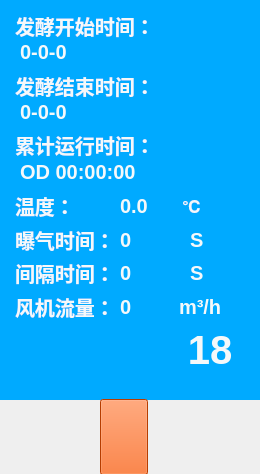
<?xml version="1.0" encoding="UTF-8"?>
<ui version="4.0">
 <class>FFTank</class>
 <widget class="QWidget" name="FFTank">
  <property name="geometry">
   <rect>
    <x>0</x>
    <y>0</y>
    <width>260</width>
    <height>474</height>
   </rect>
  </property>
  <property name="windowTitle">
   <string>Form</string>
  </property>
  <property name="autoFillBackground">
   <bool>true</bool>
  </property>
  <widget class="QFrame" name="tankFrame">
   <property name="enabled">
    <bool>true</bool>
   </property>
   <property name="geometry">
    <rect>
     <x>0</x>
     <y>0</y>
     <width>260</width>
     <height>400</height>
    </rect>
   </property>
   <property name="minimumSize">
    <size>
     <width>0</width>
     <height>0</height>
    </size>
   </property>
   <property name="palette">
    <palette>
     <active>
      <colorrole role="WindowText">
       <brush brushstyle="SolidPattern">
        <color alpha="255">
         <red>0</red>
         <green>0</green>
         <blue>0</blue>
        </color>
       </brush>
      </colorrole>
      <colorrole role="Button">
       <brush brushstyle="SolidPattern">
        <color alpha="255">
         <red>0</red>
         <green>170</green>
         <blue>255</blue>
        </color>
       </brush>
      </colorrole>
      <colorrole role="Light">
       <brush brushstyle="SolidPattern">
        <color alpha="255">
         <red>127</red>
         <green>213</green>
         <blue>255</blue>
        </color>
       </brush>
      </colorrole>
      <colorrole role="Midlight">
       <brush brushstyle="SolidPattern">
        <color alpha="255">
         <red>63</red>
         <green>191</green>
         <blue>255</blue>
        </color>
       </brush>
      </colorrole>
      <colorrole role="Dark">
       <brush brushstyle="SolidPattern">
        <color alpha="255">
         <red>0</red>
         <green>85</green>
         <blue>127</blue>
        </color>
       </brush>
      </colorrole>
      <colorrole role="Mid">
       <brush brushstyle="SolidPattern">
        <color alpha="255">
         <red>0</red>
         <green>113</green>
         <blue>170</blue>
        </color>
       </brush>
      </colorrole>
      <colorrole role="Text">
       <brush brushstyle="SolidPattern">
        <color alpha="255">
         <red>0</red>
         <green>0</green>
         <blue>0</blue>
        </color>
       </brush>
      </colorrole>
      <colorrole role="BrightText">
       <brush brushstyle="SolidPattern">
        <color alpha="255">
         <red>255</red>
         <green>255</green>
         <blue>255</blue>
        </color>
       </brush>
      </colorrole>
      <colorrole role="ButtonText">
       <brush brushstyle="SolidPattern">
        <color alpha="255">
         <red>0</red>
         <green>0</green>
         <blue>0</blue>
        </color>
       </brush>
      </colorrole>
      <colorrole role="Base">
       <brush brushstyle="SolidPattern">
        <color alpha="255">
         <red>255</red>
         <green>255</green>
         <blue>255</blue>
        </color>
       </brush>
      </colorrole>
      <colorrole role="Window">
       <brush brushstyle="SolidPattern">
        <color alpha="255">
         <red>0</red>
         <green>170</green>
         <blue>255</blue>
        </color>
       </brush>
      </colorrole>
      <colorrole role="Shadow">
       <brush brushstyle="SolidPattern">
        <color alpha="255">
         <red>0</red>
         <green>0</green>
         <blue>0</blue>
        </color>
       </brush>
      </colorrole>
      <colorrole role="AlternateBase">
       <brush brushstyle="SolidPattern">
        <color alpha="255">
         <red>127</red>
         <green>212</green>
         <blue>255</blue>
        </color>
       </brush>
      </colorrole>
      <colorrole role="ToolTipBase">
       <brush brushstyle="SolidPattern">
        <color alpha="255">
         <red>255</red>
         <green>255</green>
         <blue>220</blue>
        </color>
       </brush>
      </colorrole>
      <colorrole role="ToolTipText">
       <brush brushstyle="SolidPattern">
        <color alpha="255">
         <red>0</red>
         <green>0</green>
         <blue>0</blue>
        </color>
       </brush>
      </colorrole>
     </active>
     <inactive>
      <colorrole role="WindowText">
       <brush brushstyle="SolidPattern">
        <color alpha="255">
         <red>0</red>
         <green>0</green>
         <blue>0</blue>
        </color>
       </brush>
      </colorrole>
      <colorrole role="Button">
       <brush brushstyle="SolidPattern">
        <color alpha="255">
         <red>0</red>
         <green>170</green>
         <blue>255</blue>
        </color>
       </brush>
      </colorrole>
      <colorrole role="Light">
       <brush brushstyle="SolidPattern">
        <color alpha="255">
         <red>127</red>
         <green>213</green>
         <blue>255</blue>
        </color>
       </brush>
      </colorrole>
      <colorrole role="Midlight">
       <brush brushstyle="SolidPattern">
        <color alpha="255">
         <red>63</red>
         <green>191</green>
         <blue>255</blue>
        </color>
       </brush>
      </colorrole>
      <colorrole role="Dark">
       <brush brushstyle="SolidPattern">
        <color alpha="255">
         <red>0</red>
         <green>85</green>
         <blue>127</blue>
        </color>
       </brush>
      </colorrole>
      <colorrole role="Mid">
       <brush brushstyle="SolidPattern">
        <color alpha="255">
         <red>0</red>
         <green>113</green>
         <blue>170</blue>
        </color>
       </brush>
      </colorrole>
      <colorrole role="Text">
       <brush brushstyle="SolidPattern">
        <color alpha="255">
         <red>0</red>
         <green>0</green>
         <blue>0</blue>
        </color>
       </brush>
      </colorrole>
      <colorrole role="BrightText">
       <brush brushstyle="SolidPattern">
        <color alpha="255">
         <red>255</red>
         <green>255</green>
         <blue>255</blue>
        </color>
       </brush>
      </colorrole>
      <colorrole role="ButtonText">
       <brush brushstyle="SolidPattern">
        <color alpha="255">
         <red>0</red>
         <green>0</green>
         <blue>0</blue>
        </color>
       </brush>
      </colorrole>
      <colorrole role="Base">
       <brush brushstyle="SolidPattern">
        <color alpha="255">
         <red>255</red>
         <green>255</green>
         <blue>255</blue>
        </color>
       </brush>
      </colorrole>
      <colorrole role="Window">
       <brush brushstyle="SolidPattern">
        <color alpha="255">
         <red>0</red>
         <green>170</green>
         <blue>255</blue>
        </color>
       </brush>
      </colorrole>
      <colorrole role="Shadow">
       <brush brushstyle="SolidPattern">
        <color alpha="255">
         <red>0</red>
         <green>0</green>
         <blue>0</blue>
        </color>
       </brush>
      </colorrole>
      <colorrole role="AlternateBase">
       <brush brushstyle="SolidPattern">
        <color alpha="255">
         <red>127</red>
         <green>212</green>
         <blue>255</blue>
        </color>
       </brush>
      </colorrole>
      <colorrole role="ToolTipBase">
       <brush brushstyle="SolidPattern">
        <color alpha="255">
         <red>255</red>
         <green>255</green>
         <blue>220</blue>
        </color>
       </brush>
      </colorrole>
      <colorrole role="ToolTipText">
       <brush brushstyle="SolidPattern">
        <color alpha="255">
         <red>0</red>
         <green>0</green>
         <blue>0</blue>
        </color>
       </brush>
      </colorrole>
     </inactive>
     <disabled>
      <colorrole role="WindowText">
       <brush brushstyle="SolidPattern">
        <color alpha="255">
         <red>0</red>
         <green>85</green>
         <blue>127</blue>
        </color>
       </brush>
      </colorrole>
      <colorrole role="Button">
       <brush brushstyle="SolidPattern">
        <color alpha="255">
         <red>0</red>
         <green>170</green>
         <blue>255</blue>
        </color>
       </brush>
      </colorrole>
      <colorrole role="Light">
       <brush brushstyle="SolidPattern">
        <color alpha="255">
         <red>127</red>
         <green>213</green>
         <blue>255</blue>
        </color>
       </brush>
      </colorrole>
      <colorrole role="Midlight">
       <brush brushstyle="SolidPattern">
        <color alpha="255">
         <red>63</red>
         <green>191</green>
         <blue>255</blue>
        </color>
       </brush>
      </colorrole>
      <colorrole role="Dark">
       <brush brushstyle="SolidPattern">
        <color alpha="255">
         <red>0</red>
         <green>85</green>
         <blue>127</blue>
        </color>
       </brush>
      </colorrole>
      <colorrole role="Mid">
       <brush brushstyle="SolidPattern">
        <color alpha="255">
         <red>0</red>
         <green>113</green>
         <blue>170</blue>
        </color>
       </brush>
      </colorrole>
      <colorrole role="Text">
       <brush brushstyle="SolidPattern">
        <color alpha="255">
         <red>0</red>
         <green>85</green>
         <blue>127</blue>
        </color>
       </brush>
      </colorrole>
      <colorrole role="BrightText">
       <brush brushstyle="SolidPattern">
        <color alpha="255">
         <red>255</red>
         <green>255</green>
         <blue>255</blue>
        </color>
       </brush>
      </colorrole>
      <colorrole role="ButtonText">
       <brush brushstyle="SolidPattern">
        <color alpha="255">
         <red>0</red>
         <green>85</green>
         <blue>127</blue>
        </color>
       </brush>
      </colorrole>
      <colorrole role="Base">
       <brush brushstyle="SolidPattern">
        <color alpha="255">
         <red>0</red>
         <green>170</green>
         <blue>255</blue>
        </color>
       </brush>
      </colorrole>
      <colorrole role="Window">
       <brush brushstyle="SolidPattern">
        <color alpha="255">
         <red>0</red>
         <green>170</green>
         <blue>255</blue>
        </color>
       </brush>
      </colorrole>
      <colorrole role="Shadow">
       <brush brushstyle="SolidPattern">
        <color alpha="255">
         <red>0</red>
         <green>0</green>
         <blue>0</blue>
        </color>
       </brush>
      </colorrole>
      <colorrole role="AlternateBase">
       <brush brushstyle="SolidPattern">
        <color alpha="255">
         <red>0</red>
         <green>170</green>
         <blue>255</blue>
        </color>
       </brush>
      </colorrole>
      <colorrole role="ToolTipBase">
       <brush brushstyle="SolidPattern">
        <color alpha="255">
         <red>255</red>
         <green>255</green>
         <blue>220</blue>
        </color>
       </brush>
      </colorrole>
      <colorrole role="ToolTipText">
       <brush brushstyle="SolidPattern">
        <color alpha="255">
         <red>0</red>
         <green>0</green>
         <blue>0</blue>
        </color>
       </brush>
      </colorrole>
     </disabled>
    </palette>
   </property>
   <property name="font">
    <font>
     <weight>50</weight>
     <bold>false</bold>
    </font>
   </property>
   <property name="autoFillBackground">
    <bool>true</bool>
   </property>
   <property name="frameShape">
    <enum>QFrame::NoFrame</enum>
   </property>
   <property name="frameShadow">
    <enum>QFrame::Raised</enum>
   </property>
   <widget class="QLabel" name="startTimeLabel">
    <property name="geometry">
     <rect>
      <x>15</x>
      <y>10</y>
      <width>200</width>
      <height>32</height>
     </rect>
    </property>
    <property name="font">
     <font>
      <family>Verdana</family>
      <pointsize>15</pointsize>
      <weight>75</weight>
      <bold>true</bold>
      <kerning>true</kerning>
     </font>
    </property>
    <property name="styleSheet">
     <string notr="true">background-color: transparent;
color: rgba(250, 250, 250, 250);</string>
    </property>
    <property name="text">
     <string>发酵开始时间：</string>
    </property>
   </widget>
   <widget class="QLabel" name="endTimeLabel">
    <property name="geometry">
     <rect>
      <x>15</x>
      <y>70</y>
      <width>200</width>
      <height>32</height>
     </rect>
    </property>
    <property name="font">
     <font>
      <family>Verdana</family>
      <pointsize>15</pointsize>
      <weight>75</weight>
      <bold>true</bold>
     </font>
    </property>
    <property name="styleSheet">
     <string notr="true">background-color: transparent;
color: rgba(250, 250, 250, 250);</string>
    </property>
    <property name="text">
     <string>发酵结束时间：</string>
    </property>
   </widget>
   <widget class="QLabel" name="totalTimeLabel">
    <property name="geometry">
     <rect>
      <x>15</x>
      <y>129</y>
      <width>200</width>
      <height>32</height>
     </rect>
    </property>
    <property name="font">
     <font>
      <family>Verdana</family>
      <pointsize>15</pointsize>
      <weight>75</weight>
      <bold>true</bold>
     </font>
    </property>
    <property name="styleSheet">
     <string notr="true">background-color: transparent;
color: rgba(250, 250, 250, 250);</string>
    </property>
    <property name="text">
     <string>累计运行时间：</string>
    </property>
   </widget>
   <widget class="QLabel" name="startTimeValueLabel">
    <property name="geometry">
     <rect>
      <x>20</x>
      <y>40</y>
      <width>200</width>
      <height>32</height>
     </rect>
    </property>
    <property name="font">
     <font>
      <pointsize>15</pointsize>
      <weight>75</weight>
      <bold>true</bold>
     </font>
    </property>
    <property name="styleSheet">
     <string notr="true">background-color: transparent;
color: rgba(250, 250, 250, 250);</string>
    </property>
    <property name="text">
     <string>0-0-0</string>
    </property>
    <property name="alignment">
     <set>Qt::AlignLeading|Qt::AlignLeft|Qt::AlignTop</set>
    </property>
   </widget>
   <widget class="QLabel" name="endTimeValueLabel">
    <property name="geometry">
     <rect>
      <x>20</x>
      <y>100</y>
      <width>200</width>
      <height>32</height>
     </rect>
    </property>
    <property name="font">
     <font>
      <pointsize>15</pointsize>
      <weight>75</weight>
      <bold>true</bold>
     </font>
    </property>
    <property name="styleSheet">
     <string notr="true">background-color: transparent;
color: rgba(250, 250, 250, 250);</string>
    </property>
    <property name="text">
     <string>0-0-0</string>
    </property>
    <property name="alignment">
     <set>Qt::AlignLeading|Qt::AlignLeft|Qt::AlignTop</set>
    </property>
   </widget>
   <widget class="QLabel" name="totalTimeValueLabel">
    <property name="geometry">
     <rect>
      <x>20</x>
      <y>160</y>
      <width>200</width>
      <height>32</height>
     </rect>
    </property>
    <property name="font">
     <font>
      <pointsize>15</pointsize>
      <weight>75</weight>
      <bold>true</bold>
     </font>
    </property>
    <property name="styleSheet">
     <string notr="true">background-color: transparent;
color: rgba(250, 250, 250, 250);</string>
    </property>
    <property name="text">
     <string>OD 00:00:00</string>
    </property>
    <property name="alignment">
     <set>Qt::AlignLeading|Qt::AlignLeft|Qt::AlignTop</set>
    </property>
   </widget>
   <widget class="QLabel" name="weightTempture">
    <property name="geometry">
     <rect>
      <x>15</x>
      <y>190</y>
      <width>100</width>
      <height>32</height>
     </rect>
    </property>
    <property name="font">
     <font>
      <family>Verdana</family>
      <pointsize>15</pointsize>
      <weight>75</weight>
      <bold>true</bold>
     </font>
    </property>
    <property name="styleSheet">
     <string notr="true">background-color: transparent;
color: rgba(250, 250, 250, 250);</string>
    </property>
    <property name="text">
     <string>温度：</string>
    </property>
   </widget>
   <widget class="QLabel" name="wtValueLabel">
    <property name="geometry">
     <rect>
      <x>120</x>
      <y>190</y>
      <width>60</width>
      <height>32</height>
     </rect>
    </property>
    <property name="font">
     <font>
      <pointsize>15</pointsize>
      <weight>75</weight>
      <bold>true</bold>
     </font>
    </property>
    <property name="styleSheet">
     <string notr="true">background-color: transparent;
color: rgba(250, 250, 250, 250);</string>
    </property>
    <property name="text">
     <string>0.0</string>
    </property>
   </widget>
   <widget class="QLabel" name="wtValueLabel_1">
    <property name="geometry">
     <rect>
      <x>182</x>
      <y>190</y>
      <width>32</width>
      <height>32</height>
     </rect>
    </property>
    <property name="font">
     <font>
      <pointsize>13</pointsize>
      <weight>75</weight>
      <bold>true</bold>
     </font>
    </property>
    <property name="styleSheet">
     <string notr="true">background-color: transparent;
color: rgba(250, 250, 250, 250);</string>
    </property>
    <property name="text">
     <string>℃</string>
    </property>
   </widget>
   <widget class="QLabel" name="tankIndexLabel">
    <property name="geometry">
     <rect>
      <x>180</x>
      <y>320</y>
      <width>60</width>
      <height>60</height>
     </rect>
    </property>
    <property name="font">
     <font>
      <pointsize>30</pointsize>
      <weight>75</weight>
      <bold>true</bold>
     </font>
    </property>
    <property name="styleSheet">
     <string notr="true">background-color: transparent;
color: rgba(250, 250, 250, 250);</string>
    </property>
    <property name="text">
     <string>18</string>
    </property>
    <property name="alignment">
     <set>Qt::AlignCenter</set>
    </property>
   </widget>
   <widget class="QLabel" name="SpaceTimeLabel">
    <property name="geometry">
     <rect>
      <x>15</x>
      <y>257</y>
      <width>100</width>
      <height>32</height>
     </rect>
    </property>
    <property name="font">
     <font>
      <family>Verdana</family>
      <pointsize>15</pointsize>
      <weight>75</weight>
      <bold>true</bold>
     </font>
    </property>
    <property name="styleSheet">
     <string notr="true">background-color: transparent;
color: rgba(250, 250, 250, 250);</string>
    </property>
    <property name="text">
     <string>间隔时间：</string>
    </property>
   </widget>
   <widget class="QLabel" name="wtValueLabel_4">
    <property name="geometry">
     <rect>
      <x>190</x>
      <y>257</y>
      <width>30</width>
      <height>32</height>
     </rect>
    </property>
    <property name="font">
     <font>
      <pointsize>15</pointsize>
      <weight>75</weight>
      <bold>true</bold>
     </font>
    </property>
    <property name="styleSheet">
     <string notr="true">background-color: transparent;
color: rgba(250, 250, 250, 250);</string>
    </property>
    <property name="text">
     <string>S</string>
    </property>
   </widget>
   <widget class="QLabel" name="spacTimeValueLabel">
    <property name="geometry">
     <rect>
      <x>120</x>
      <y>257</y>
      <width>60</width>
      <height>32</height>
     </rect>
    </property>
    <property name="font">
     <font>
      <pointsize>15</pointsize>
      <weight>75</weight>
      <bold>true</bold>
     </font>
    </property>
    <property name="styleSheet">
     <string notr="true">background-color: transparent;
color: rgba(250, 250, 250, 250);</string>
    </property>
    <property name="text">
     <string>0</string>
    </property>
   </widget>
   <widget class="QLabel" name="runTimeValueLabel">
    <property name="geometry">
     <rect>
      <x>120</x>
      <y>224</y>
      <width>60</width>
      <height>32</height>
     </rect>
    </property>
    <property name="font">
     <font>
      <pointsize>15</pointsize>
      <weight>75</weight>
      <bold>true</bold>
     </font>
    </property>
    <property name="styleSheet">
     <string notr="true">background-color: transparent;
color: rgba(250, 250, 250, 250);</string>
    </property>
    <property name="text">
     <string>0</string>
    </property>
   </widget>
   <widget class="QLabel" name="runTimeLabel">
    <property name="geometry">
     <rect>
      <x>15</x>
      <y>224</y>
      <width>100</width>
      <height>32</height>
     </rect>
    </property>
    <property name="font">
     <font>
      <family>Verdana</family>
      <pointsize>15</pointsize>
      <weight>75</weight>
      <bold>true</bold>
     </font>
    </property>
    <property name="styleSheet">
     <string notr="true">background-color: transparent;
color: rgba(250, 250, 250, 250);</string>
    </property>
    <property name="text">
     <string>曝气时间：</string>
    </property>
   </widget>
   <widget class="QLabel" name="wtValueLabel_5">
    <property name="geometry">
     <rect>
      <x>190</x>
      <y>224</y>
      <width>32</width>
      <height>32</height>
     </rect>
    </property>
    <property name="font">
     <font>
      <pointsize>15</pointsize>
      <weight>75</weight>
      <bold>true</bold>
     </font>
    </property>
    <property name="styleSheet">
     <string notr="true">background-color: transparent;
color: rgba(250, 250, 250, 250);</string>
    </property>
    <property name="text">
     <string>S</string>
    </property>
   </widget>
  </widget>
  <widget class="QPushButton" name="fanButton">
   <property name="geometry">
    <rect>
     <x>100</x>
     <y>399</y>
     <width>48</width>
     <height>76</height>
    </rect>
   </property>
   <property name="sizePolicy">
    <sizepolicy hsizetype="Expanding" vsizetype="Expanding">
     <horstretch>0</horstretch>
     <verstretch>0</verstretch>
    </sizepolicy>
   </property>
   <property name="minimumSize">
    <size>
     <width>0</width>
     <height>0</height>
    </size>
   </property>
   <property name="palette">
    <palette>
     <active>
      <colorrole role="WindowText">
       <brush brushstyle="SolidPattern">
        <color alpha="255">
         <red>0</red>
         <green>0</green>
         <blue>0</blue>
        </color>
       </brush>
      </colorrole>
      <colorrole role="Button">
       <brush brushstyle="SolidPattern">
        <color alpha="255">
         <red>255</red>
         <green>85</green>
         <blue>0</blue>
        </color>
       </brush>
      </colorrole>
      <colorrole role="Light">
       <brush brushstyle="SolidPattern">
        <color alpha="255">
         <red>255</red>
         <green>170</green>
         <blue>127</blue>
        </color>
       </brush>
      </colorrole>
      <colorrole role="Midlight">
       <brush brushstyle="SolidPattern">
        <color alpha="255">
         <red>255</red>
         <green>127</green>
         <blue>63</blue>
        </color>
       </brush>
      </colorrole>
      <colorrole role="Dark">
       <brush brushstyle="SolidPattern">
        <color alpha="255">
         <red>127</red>
         <green>42</green>
         <blue>0</blue>
        </color>
       </brush>
      </colorrole>
      <colorrole role="Mid">
       <brush brushstyle="SolidPattern">
        <color alpha="255">
         <red>170</red>
         <green>56</green>
         <blue>0</blue>
        </color>
       </brush>
      </colorrole>
      <colorrole role="Text">
       <brush brushstyle="SolidPattern">
        <color alpha="255">
         <red>0</red>
         <green>0</green>
         <blue>0</blue>
        </color>
       </brush>
      </colorrole>
      <colorrole role="BrightText">
       <brush brushstyle="SolidPattern">
        <color alpha="255">
         <red>255</red>
         <green>255</green>
         <blue>255</blue>
        </color>
       </brush>
      </colorrole>
      <colorrole role="ButtonText">
       <brush brushstyle="SolidPattern">
        <color alpha="255">
         <red>0</red>
         <green>0</green>
         <blue>0</blue>
        </color>
       </brush>
      </colorrole>
      <colorrole role="Base">
       <brush brushstyle="SolidPattern">
        <color alpha="255">
         <red>255</red>
         <green>255</green>
         <blue>255</blue>
        </color>
       </brush>
      </colorrole>
      <colorrole role="Window">
       <brush brushstyle="SolidPattern">
        <color alpha="255">
         <red>255</red>
         <green>85</green>
         <blue>0</blue>
        </color>
       </brush>
      </colorrole>
      <colorrole role="Shadow">
       <brush brushstyle="SolidPattern">
        <color alpha="255">
         <red>0</red>
         <green>0</green>
         <blue>0</blue>
        </color>
       </brush>
      </colorrole>
      <colorrole role="AlternateBase">
       <brush brushstyle="SolidPattern">
        <color alpha="255">
         <red>255</red>
         <green>170</green>
         <blue>127</blue>
        </color>
       </brush>
      </colorrole>
      <colorrole role="ToolTipBase">
       <brush brushstyle="SolidPattern">
        <color alpha="255">
         <red>255</red>
         <green>255</green>
         <blue>220</blue>
        </color>
       </brush>
      </colorrole>
      <colorrole role="ToolTipText">
       <brush brushstyle="SolidPattern">
        <color alpha="255">
         <red>0</red>
         <green>0</green>
         <blue>0</blue>
        </color>
       </brush>
      </colorrole>
     </active>
     <inactive>
      <colorrole role="WindowText">
       <brush brushstyle="SolidPattern">
        <color alpha="255">
         <red>0</red>
         <green>0</green>
         <blue>0</blue>
        </color>
       </brush>
      </colorrole>
      <colorrole role="Button">
       <brush brushstyle="SolidPattern">
        <color alpha="255">
         <red>255</red>
         <green>85</green>
         <blue>0</blue>
        </color>
       </brush>
      </colorrole>
      <colorrole role="Light">
       <brush brushstyle="SolidPattern">
        <color alpha="255">
         <red>255</red>
         <green>170</green>
         <blue>127</blue>
        </color>
       </brush>
      </colorrole>
      <colorrole role="Midlight">
       <brush brushstyle="SolidPattern">
        <color alpha="255">
         <red>255</red>
         <green>127</green>
         <blue>63</blue>
        </color>
       </brush>
      </colorrole>
      <colorrole role="Dark">
       <brush brushstyle="SolidPattern">
        <color alpha="255">
         <red>127</red>
         <green>42</green>
         <blue>0</blue>
        </color>
       </brush>
      </colorrole>
      <colorrole role="Mid">
       <brush brushstyle="SolidPattern">
        <color alpha="255">
         <red>170</red>
         <green>56</green>
         <blue>0</blue>
        </color>
       </brush>
      </colorrole>
      <colorrole role="Text">
       <brush brushstyle="SolidPattern">
        <color alpha="255">
         <red>0</red>
         <green>0</green>
         <blue>0</blue>
        </color>
       </brush>
      </colorrole>
      <colorrole role="BrightText">
       <brush brushstyle="SolidPattern">
        <color alpha="255">
         <red>255</red>
         <green>255</green>
         <blue>255</blue>
        </color>
       </brush>
      </colorrole>
      <colorrole role="ButtonText">
       <brush brushstyle="SolidPattern">
        <color alpha="255">
         <red>0</red>
         <green>0</green>
         <blue>0</blue>
        </color>
       </brush>
      </colorrole>
      <colorrole role="Base">
       <brush brushstyle="SolidPattern">
        <color alpha="255">
         <red>255</red>
         <green>255</green>
         <blue>255</blue>
        </color>
       </brush>
      </colorrole>
      <colorrole role="Window">
       <brush brushstyle="SolidPattern">
        <color alpha="255">
         <red>255</red>
         <green>85</green>
         <blue>0</blue>
        </color>
       </brush>
      </colorrole>
      <colorrole role="Shadow">
       <brush brushstyle="SolidPattern">
        <color alpha="255">
         <red>0</red>
         <green>0</green>
         <blue>0</blue>
        </color>
       </brush>
      </colorrole>
      <colorrole role="AlternateBase">
       <brush brushstyle="SolidPattern">
        <color alpha="255">
         <red>255</red>
         <green>170</green>
         <blue>127</blue>
        </color>
       </brush>
      </colorrole>
      <colorrole role="ToolTipBase">
       <brush brushstyle="SolidPattern">
        <color alpha="255">
         <red>255</red>
         <green>255</green>
         <blue>220</blue>
        </color>
       </brush>
      </colorrole>
      <colorrole role="ToolTipText">
       <brush brushstyle="SolidPattern">
        <color alpha="255">
         <red>0</red>
         <green>0</green>
         <blue>0</blue>
        </color>
       </brush>
      </colorrole>
     </inactive>
     <disabled>
      <colorrole role="WindowText">
       <brush brushstyle="SolidPattern">
        <color alpha="255">
         <red>127</red>
         <green>42</green>
         <blue>0</blue>
        </color>
       </brush>
      </colorrole>
      <colorrole role="Button">
       <brush brushstyle="SolidPattern">
        <color alpha="255">
         <red>255</red>
         <green>85</green>
         <blue>0</blue>
        </color>
       </brush>
      </colorrole>
      <colorrole role="Light">
       <brush brushstyle="SolidPattern">
        <color alpha="255">
         <red>255</red>
         <green>170</green>
         <blue>127</blue>
        </color>
       </brush>
      </colorrole>
      <colorrole role="Midlight">
       <brush brushstyle="SolidPattern">
        <color alpha="255">
         <red>255</red>
         <green>127</green>
         <blue>63</blue>
        </color>
       </brush>
      </colorrole>
      <colorrole role="Dark">
       <brush brushstyle="SolidPattern">
        <color alpha="255">
         <red>127</red>
         <green>42</green>
         <blue>0</blue>
        </color>
       </brush>
      </colorrole>
      <colorrole role="Mid">
       <brush brushstyle="SolidPattern">
        <color alpha="255">
         <red>170</red>
         <green>56</green>
         <blue>0</blue>
        </color>
       </brush>
      </colorrole>
      <colorrole role="Text">
       <brush brushstyle="SolidPattern">
        <color alpha="255">
         <red>127</red>
         <green>42</green>
         <blue>0</blue>
        </color>
       </brush>
      </colorrole>
      <colorrole role="BrightText">
       <brush brushstyle="SolidPattern">
        <color alpha="255">
         <red>255</red>
         <green>255</green>
         <blue>255</blue>
        </color>
       </brush>
      </colorrole>
      <colorrole role="ButtonText">
       <brush brushstyle="SolidPattern">
        <color alpha="255">
         <red>127</red>
         <green>42</green>
         <blue>0</blue>
        </color>
       </brush>
      </colorrole>
      <colorrole role="Base">
       <brush brushstyle="SolidPattern">
        <color alpha="255">
         <red>255</red>
         <green>85</green>
         <blue>0</blue>
        </color>
       </brush>
      </colorrole>
      <colorrole role="Window">
       <brush brushstyle="SolidPattern">
        <color alpha="255">
         <red>255</red>
         <green>85</green>
         <blue>0</blue>
        </color>
       </brush>
      </colorrole>
      <colorrole role="Shadow">
       <brush brushstyle="SolidPattern">
        <color alpha="255">
         <red>0</red>
         <green>0</green>
         <blue>0</blue>
        </color>
       </brush>
      </colorrole>
      <colorrole role="AlternateBase">
       <brush brushstyle="SolidPattern">
        <color alpha="255">
         <red>255</red>
         <green>85</green>
         <blue>0</blue>
        </color>
       </brush>
      </colorrole>
      <colorrole role="ToolTipBase">
       <brush brushstyle="SolidPattern">
        <color alpha="255">
         <red>255</red>
         <green>255</green>
         <blue>220</blue>
        </color>
       </brush>
      </colorrole>
      <colorrole role="ToolTipText">
       <brush brushstyle="SolidPattern">
        <color alpha="255">
         <red>0</red>
         <green>0</green>
         <blue>0</blue>
        </color>
       </brush>
      </colorrole>
     </disabled>
    </palette>
   </property>
   <property name="autoFillBackground">
    <bool>false</bool>
   </property>
   <property name="text">
    <string/>
   </property>
   <property name="icon">
    <iconset resource="src.qrc">
     <normaloff>:/image/new/tank_valve_closed.png</normaloff>:/image/new/tank_valve_closed.png</iconset>
   </property>
   <property name="iconSize">
    <size>
     <width>48</width>
     <height>73</height>
    </size>
   </property>
   <property name="checkable">
    <bool>false</bool>
   </property>
   <property name="autoRepeat">
    <bool>true</bool>
   </property>
   <property name="autoExclusive">
    <bool>false</bool>
   </property>
  </widget>
  <widget class="QLabel" name="totalCurrentValueLabel">
   <property name="enabled">
    <bool>true</bool>
   </property>
   <property name="geometry">
    <rect>
     <x>120</x>
     <y>291</y>
     <width>60</width>
     <height>32</height>
    </rect>
   </property>
   <property name="font">
    <font>
     <pointsize>15</pointsize>
     <weight>75</weight>
     <bold>true</bold>
    </font>
   </property>
   <property name="styleSheet">
    <string notr="true">background-color: transparent;
color: rgba(250, 250, 250, 250);</string>
   </property>
   <property name="text">
    <string>0</string>
   </property>
  </widget>
  <widget class="QLabel" name="totalCurrentUnitLabel">
   <property name="enabled">
    <bool>true</bool>
   </property>
   <property name="geometry">
    <rect>
     <x>179</x>
     <y>291</y>
     <width>60</width>
     <height>32</height>
    </rect>
   </property>
   <property name="font">
    <font>
     <pointsize>15</pointsize>
     <weight>75</weight>
     <bold>true</bold>
    </font>
   </property>
   <property name="styleSheet">
    <string notr="true">background-color: transparent;
color: rgba(250, 250, 250, 250);</string>
   </property>
   <property name="text">
    <string>m³/h</string>
   </property>
  </widget>
  <widget class="QLabel" name="totalCurrentLabel">
   <property name="enabled">
    <bool>true</bool>
   </property>
   <property name="geometry">
    <rect>
     <x>15</x>
     <y>291</y>
     <width>100</width>
     <height>32</height>
    </rect>
   </property>
   <property name="font">
    <font>
     <family>Verdana</family>
     <pointsize>15</pointsize>
     <weight>75</weight>
     <bold>true</bold>
    </font>
   </property>
   <property name="styleSheet">
    <string notr="true">background-color: transparent;
color: rgba(250, 250, 250, 250);</string>
   </property>
   <property name="text">
    <string>风机流量：</string>
   </property>
  </widget>
 </widget>
 <resources>
  <include location="src.qrc"/>
 </resources>
 <connections/>
</ui>
